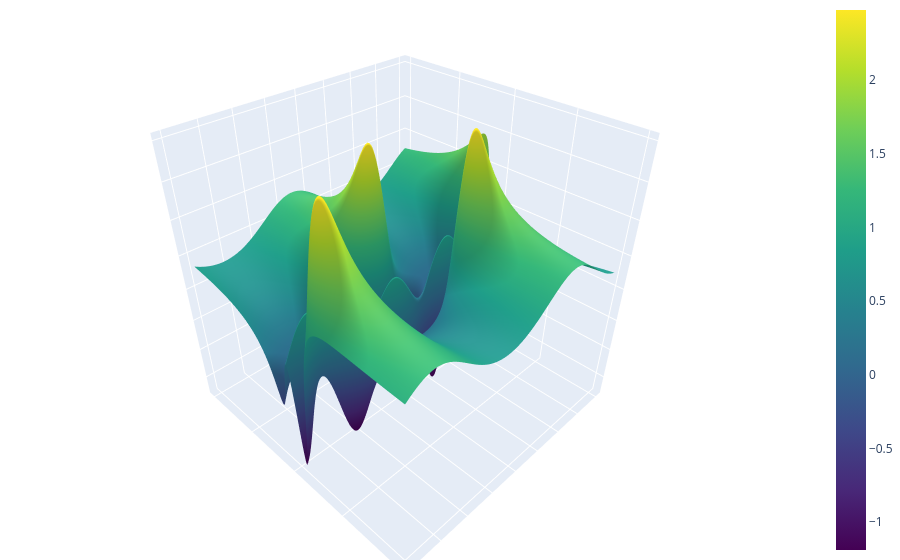

Notebook source saved alongside this figure:
### Markdown cell above
To make the cell below work, uncomment the `%matplotlib` line at the top of the file, uncomment the plot line below, restart and run the whole notebook.

### Code cell
aa0 = np.linspace(-20,20,200)
xx0 = np.linspace(-10,10,500)
aa, xx = np.meshgrid(aa0, xx0)
yy = g1(aa, xx)

fig = go.Figure(data=[go.Surface(x=aa, y=xx, z=yy, colorscale='viridis')])
fig.update_layout(
    scene=dict(
        xaxis=dict(showticklabels=False),
        yaxis=dict(showticklabels=False),
        zaxis=dict(showticklabels=False),
        xaxis_title='',
        yaxis_title='',
        zaxis_title=''
    ),
    margin=dict(l=0, r=0, b=0, t=0)
)

fig.show()

### Figure 1 — Plotly figure (JSON) as saved in the notebook; plotly's stock layout.template omitted (floating-point values rounded to 4 significant figures; data arrays with more than 128 entries replaced by an {"elided": "..."} marker saying what was removed)
{"data": [{"colorscale": [[0, "#440154"], [0.1111, "#482878"], [0.2222, "#3e4989"], [0.3333, "#31688e"], [0.4444, "#26828e"], [0.5556, "#1f9e89"], [0.6667, "#35b779"], [0.7778, "#6ece58"], [0.8889, "#b5de2b"], [1, "#fde725"]], "type": "surface", "x": {"elided": "500x200 float values"}, "y": {"elided": "500x200 float values"}, "z": {"elided": "500x200 float values"}}], "layout": {"margin": {"b": 0, "l": 0, "r": 0, "t": 0}, "scene": {"xaxis": {"showticklabels": false, "title": {"text": ""}}, "yaxis": {"showticklabels": false, "title": {"text": ""}}, "zaxis": {"showticklabels": false, "title": {"text": ""}}}}}
